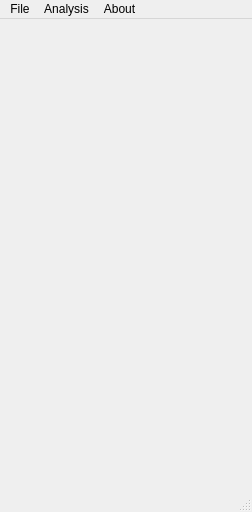
<?xml version="1.0" encoding="UTF-8"?>
<ui version="4.0">
 <class>MainWindow</class>
 <widget class="QMainWindow" name="MainWindow">
  <property name="geometry">
   <rect>
    <x>0</x>
    <y>0</y>
    <width>252</width>
    <height>512</height>
   </rect>
  </property>
  <property name="windowTitle">
   <string>MainWindow</string>
  </property>
  <widget class="QWidget" name="centralwidget"/>
  <widget class="QMenuBar" name="menubar">
   <property name="geometry">
    <rect>
     <x>0</x>
     <y>0</y>
     <width>252</width>
     <height>20</height>
    </rect>
   </property>
   <widget class="QMenu" name="menuFile">
    <property name="title">
     <string>File</string>
    </property>
    <addaction name="actionOpen"/>
    <addaction name="separator"/>
    <addaction name="actionQuit"/>
   </widget>
   <widget class="QMenu" name="menuAnalysis">
    <property name="title">
     <string>Analysis</string>
    </property>
    <addaction name="actionFilter"/>
   </widget>
   <widget class="QMenu" name="menuAbout">
    <property name="title">
     <string>About</string>
    </property>
    <addaction name="actionAbout"/>
   </widget>
   <addaction name="menuFile"/>
   <addaction name="menuAnalysis"/>
   <addaction name="menuAbout"/>
  </widget>
  <widget class="QStatusBar" name="statusbar"/>
  <action name="actionAbout">
   <property name="text">
    <string>About</string>
   </property>
  </action>
  <action name="actionOpen">
   <property name="text">
    <string>Open</string>
   </property>
   <property name="shortcut">
    <string>Ctrl+O</string>
   </property>
   <property name="shortcutContext">
    <enum>Qt::ApplicationShortcut</enum>
   </property>
  </action>
  <action name="actionQuit">
   <property name="text">
    <string>Quit</string>
   </property>
   <property name="shortcut">
    <string>Ctrl+Q</string>
   </property>
   <property name="shortcutContext">
    <enum>Qt::ApplicationShortcut</enum>
   </property>
  </action>
  <action name="actionFilter">
   <property name="text">
    <string>Filter</string>
   </property>
  </action>
  <action name="actionExport">
   <property name="text">
    <string>Export</string>
   </property>
  </action>
 </widget>
 <resources/>
 <connections/>
</ui>
